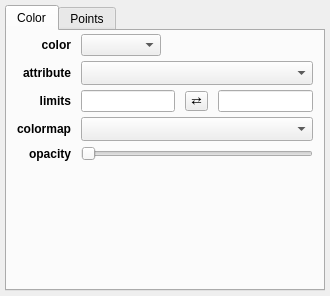
<?xml version="1.0" encoding="UTF-8"?>
<ui version="4.0">
 <class>Form</class>
 <widget class="QWidget" name="Form">
  <property name="geometry">
   <rect>
    <x>0</x>
    <y>0</y>
    <width>330</width>
    <height>296</height>
   </rect>
  </property>
  <property name="windowTitle">
   <string>Form</string>
  </property>
  <layout class="QGridLayout" name="gridLayout">
   <property name="leftMargin">
    <number>5</number>
   </property>
   <property name="topMargin">
    <number>5</number>
   </property>
   <property name="rightMargin">
    <number>5</number>
   </property>
   <property name="bottomMargin">
    <number>5</number>
   </property>
   <item row="0" column="1">
    <widget class="QTabWidget" name="tab_widget">
     <property name="currentIndex">
      <number>0</number>
     </property>
     <property name="elideMode">
      <enum>Qt::ElideNone</enum>
     </property>
     <widget class="QWidget" name="tab_4">
      <attribute name="title">
       <string>Color</string>
      </attribute>
      <layout class="QGridLayout" name="gridLayout_5">
       <property name="leftMargin">
        <number>10</number>
       </property>
       <property name="topMargin">
        <number>3</number>
       </property>
       <property name="rightMargin">
        <number>10</number>
       </property>
       <property name="bottomMargin">
        <number>3</number>
       </property>
       <property name="horizontalSpacing">
        <number>10</number>
       </property>
       <property name="verticalSpacing">
        <number>5</number>
       </property>
       <item row="5" column="1" colspan="3">
        <widget class="QSlider" name="value_alpha">
         <property name="maximum">
          <number>100</number>
         </property>
         <property name="orientation">
          <enum>Qt::Horizontal</enum>
         </property>
        </widget>
       </item>
       <item row="5" column="0">
        <widget class="QLabel" name="label_7">
         <property name="font">
          <font>
           <weight>75</weight>
           <bold>true</bold>
          </font>
         </property>
         <property name="text">
          <string>opacity</string>
         </property>
         <property name="alignment">
          <set>Qt::AlignRight|Qt::AlignTrailing|Qt::AlignVCenter</set>
         </property>
        </widget>
       </item>
       <item row="3" column="1">
        <widget class="QLineEdit" name="valuetext_cmap_vmin"/>
       </item>
       <item row="6" column="1" colspan="3">
        <spacer name="horizontalSpacer_5">
         <property name="orientation">
          <enum>Qt::Horizontal</enum>
         </property>
         <property name="sizeHint" stdset="0">
          <size>
           <width>40</width>
           <height>1</height>
          </size>
         </property>
        </spacer>
       </item>
       <item row="0" column="3">
        <widget class="QColorBox" name="color_color">
         <property name="sizePolicy">
          <sizepolicy hsizetype="Preferred" vsizetype="Minimum">
           <horstretch>0</horstretch>
           <verstretch>0</verstretch>
          </sizepolicy>
         </property>
         <property name="text">
          <string/>
         </property>
        </widget>
       </item>
       <item row="3" column="3">
        <widget class="QLineEdit" name="valuetext_cmap_vmax"/>
       </item>
       <item row="6" column="0">
        <spacer name="verticalSpacer_2">
         <property name="orientation">
          <enum>Qt::Vertical</enum>
         </property>
         <property name="sizeHint" stdset="0">
          <size>
           <width>20</width>
           <height>40</height>
          </size>
         </property>
        </spacer>
       </item>
       <item row="2" column="1" colspan="3">
        <widget class="QComboBox" name="combosel_cmap_att">
         <property name="sizeAdjustPolicy">
          <enum>QComboBox::AdjustToMinimumContentsLengthWithIcon</enum>
         </property>
        </widget>
       </item>
       <item row="0" column="1">
        <widget class="QComboBox" name="combosel_cmap_mode">
         <property name="maximumSize">
          <size>
           <width>80</width>
           <height>16777215</height>
          </size>
         </property>
        </widget>
       </item>
       <item row="3" column="2">
        <widget class="QToolButton" name="button_flip_cmap">
         <property name="styleSheet">
          <string notr="true">padding: 0px</string>
         </property>
         <property name="text">
          <string>⇄</string>
         </property>
        </widget>
       </item>
       <item row="0" column="0">
        <widget class="QLabel" name="label_10">
         <property name="font">
          <font>
           <weight>75</weight>
           <bold>true</bold>
          </font>
         </property>
         <property name="text">
          <string>color</string>
         </property>
         <property name="alignment">
          <set>Qt::AlignRight|Qt::AlignTrailing|Qt::AlignVCenter</set>
         </property>
        </widget>
       </item>
       <item row="3" column="0">
        <widget class="QLabel" name="label_cmap_limits">
         <property name="font">
          <font>
           <weight>75</weight>
           <bold>true</bold>
          </font>
         </property>
         <property name="text">
          <string>limits</string>
         </property>
         <property name="alignment">
          <set>Qt::AlignRight|Qt::AlignTrailing|Qt::AlignVCenter</set>
         </property>
        </widget>
       </item>
       <item row="4" column="0">
        <widget class="QLabel" name="label_colormap">
         <property name="font">
          <font>
           <weight>75</weight>
           <bold>true</bold>
          </font>
         </property>
         <property name="text">
          <string>colormap</string>
         </property>
         <property name="alignment">
          <set>Qt::AlignRight|Qt::AlignTrailing|Qt::AlignVCenter</set>
         </property>
        </widget>
       </item>
       <item row="2" column="0">
        <widget class="QLabel" name="label_cmap_attribute">
         <property name="font">
          <font>
           <weight>75</weight>
           <bold>true</bold>
          </font>
         </property>
         <property name="text">
          <string>attribute</string>
         </property>
         <property name="alignment">
          <set>Qt::AlignRight|Qt::AlignTrailing|Qt::AlignVCenter</set>
         </property>
        </widget>
       </item>
       <item row="4" column="1" colspan="3">
        <widget class="QColormapCombo" name="combodata_cmap">
         <property name="sizePolicy">
          <sizepolicy hsizetype="Expanding" vsizetype="Fixed">
           <horstretch>0</horstretch>
           <verstretch>0</verstretch>
          </sizepolicy>
         </property>
         <property name="sizeAdjustPolicy">
          <enum>QComboBox::AdjustToMinimumContentsLengthWithIcon</enum>
         </property>
        </widget>
       </item>
      </layout>
     </widget>
     <widget class="QWidget" name="tab_2">
      <attribute name="title">
       <string>Points</string>
      </attribute>
      <layout class="QGridLayout" name="gridLayout_4">
       <property name="leftMargin">
        <number>10</number>
       </property>
       <property name="topMargin">
        <number>3</number>
       </property>
       <property name="rightMargin">
        <number>10</number>
       </property>
       <property name="bottomMargin">
        <number>3</number>
       </property>
       <property name="horizontalSpacing">
        <number>10</number>
       </property>
       <property name="verticalSpacing">
        <number>5</number>
       </property>
       <item row="7" column="1" colspan="3">
        <widget class="QComboBox" name="combosel_stretch">
         <property name="maximumSize">
          <size>
           <width>120</width>
           <height>16777215</height>
          </size>
         </property>
         <property name="sizeAdjustPolicy">
          <enum>QComboBox::AdjustToMinimumContentsLengthWithIcon</enum>
         </property>
        </widget>
       </item>
       <item row="0" column="0">
        <widget class="QLabel" name="label">
         <property name="font">
          <font>
           <weight>75</weight>
           <bold>true</bold>
          </font>
         </property>
         <property name="text">
          <string>show</string>
         </property>
         <property name="alignment">
          <set>Qt::AlignRight|Qt::AlignTrailing|Qt::AlignVCenter</set>
         </property>
        </widget>
       </item>
       <item row="5" column="0">
        <widget class="QLabel" name="label_size_limits">
         <property name="font">
          <font>
           <weight>75</weight>
           <bold>true</bold>
          </font>
         </property>
         <property name="layoutDirection">
          <enum>Qt::LeftToRight</enum>
         </property>
         <property name="text">
          <string>limits</string>
         </property>
         <property name="alignment">
          <set>Qt::AlignRight|Qt::AlignTrailing|Qt::AlignVCenter</set>
         </property>
        </widget>
       </item>
       <item row="5" column="2">
        <widget class="QToolButton" name="button_flip_size">
         <property name="styleSheet">
          <string notr="true">padding: 0px</string>
         </property>
         <property name="text">
          <string>⇄</string>
         </property>
        </widget>
       </item>
       <item row="8" column="0">
        <widget class="QLabel" name="label_dpi">
         <property name="font">
          <font>
           <weight>75</weight>
           <bold>true</bold>
          </font>
         </property>
         <property name="text">
          <string>dpi</string>
         </property>
         <property name="alignment">
          <set>Qt::AlignRight|Qt::AlignTrailing|Qt::AlignVCenter</set>
         </property>
        </widget>
       </item>
       <item row="5" column="1">
        <widget class="QLineEdit" name="valuetext_size_vmin"/>
       </item>
       <item row="4" column="0">
        <widget class="QLabel" name="label_size_attribute">
         <property name="font">
          <font>
           <weight>75</weight>
           <bold>true</bold>
          </font>
         </property>
         <property name="layoutDirection">
          <enum>Qt::LeftToRight</enum>
         </property>
         <property name="text">
          <string>attribute</string>
         </property>
         <property name="alignment">
          <set>Qt::AlignRight|Qt::AlignTrailing|Qt::AlignVCenter</set>
         </property>
        </widget>
       </item>
       <item row="6" column="0">
        <widget class="QLabel" name="label_size_scaling">
         <property name="font">
          <font>
           <weight>75</weight>
           <bold>true</bold>
          </font>
         </property>
         <property name="layoutDirection">
          <enum>Qt::LeftToRight</enum>
         </property>
         <property name="text">
          <string>scaling</string>
         </property>
         <property name="alignment">
          <set>Qt::AlignRight|Qt::AlignTrailing|Qt::AlignVCenter</set>
         </property>
        </widget>
       </item>
       <item row="2" column="0">
        <widget class="QLabel" name="label_size_mode">
         <property name="font">
          <font>
           <weight>75</weight>
           <bold>true</bold>
          </font>
         </property>
         <property name="layoutDirection">
          <enum>Qt::LeftToRight</enum>
         </property>
         <property name="text">
          <string>size</string>
         </property>
         <property name="alignment">
          <set>Qt::AlignRight|Qt::AlignTrailing|Qt::AlignVCenter</set>
         </property>
        </widget>
       </item>
       <item row="10" column="1" colspan="3">
        <spacer name="horizontalSpacer_4">
         <property name="orientation">
          <enum>Qt::Horizontal</enum>
         </property>
         <property name="sizeHint" stdset="0">
          <size>
           <width>40</width>
           <height>1</height>
          </size>
         </property>
        </spacer>
       </item>
       <item row="5" column="3">
        <widget class="QLineEdit" name="valuetext_size_vmax"/>
       </item>
       <item row="10" column="0">
        <spacer name="verticalSpacer">
         <property name="orientation">
          <enum>Qt::Vertical</enum>
         </property>
         <property name="sizeHint" stdset="0">
          <size>
           <width>20</width>
           <height>40</height>
          </size>
         </property>
        </spacer>
       </item>
       <item row="6" column="1" colspan="3">
        <widget class="QSlider" name="value_size_scaling">
         <property name="maximum">
          <number>100</number>
         </property>
         <property name="value">
          <number>50</number>
         </property>
         <property name="orientation">
          <enum>Qt::Horizontal</enum>
         </property>
        </widget>
       </item>
       <item row="2" column="1">
        <widget class="QComboBox" name="combosel_size_mode">
         <property name="sizePolicy">
          <sizepolicy hsizetype="Minimum" vsizetype="Fixed">
           <horstretch>0</horstretch>
           <verstretch>0</verstretch>
          </sizepolicy>
         </property>
         <property name="maximumSize">
          <size>
           <width>80</width>
           <height>16777215</height>
          </size>
         </property>
        </widget>
       </item>
       <item row="1" column="0">
        <widget class="QLabel" name="label_14">
         <property name="font">
          <font>
           <weight>75</weight>
           <bold>true</bold>
          </font>
         </property>
         <property name="text">
          <string>type</string>
         </property>
         <property name="alignment">
          <set>Qt::AlignRight|Qt::AlignTrailing|Qt::AlignVCenter</set>
         </property>
        </widget>
       </item>
       <item row="2" column="3">
        <widget class="QSpinBox" name="value_size"/>
       </item>
       <item row="4" column="1" colspan="3">
        <widget class="QComboBox" name="combosel_size_att">
         <property name="sizeAdjustPolicy">
          <enum>QComboBox::AdjustToMinimumContentsLengthWithIcon</enum>
         </property>
        </widget>
       </item>
       <item row="0" column="1" colspan="3">
        <widget class="QCheckBox" name="bool_markers_visible">
         <property name="text">
          <string/>
         </property>
        </widget>
       </item>
       <item row="7" column="0">
        <widget class="QLabel" name="label_stretch">
         <property name="font">
          <font>
           <weight>75</weight>
           <bold>true</bold>
          </font>
         </property>
         <property name="text">
          <string>stretch</string>
         </property>
         <property name="alignment">
          <set>Qt::AlignRight|Qt::AlignTrailing|Qt::AlignVCenter</set>
         </property>
        </widget>
       </item>
       <item row="8" column="1" colspan="3">
        <widget class="QSlider" name="value_dpi">
         <property name="orientation">
          <enum>Qt::Horizontal</enum>
         </property>
        </widget>
       </item>
       <item row="1" column="1" colspan="3">
        <widget class="QComboBox" name="combosel_points_mode">
         <property name="maximumSize">
          <size>
           <width>16777215</width>
           <height>16777215</height>
          </size>
         </property>
         <property name="sizeAdjustPolicy">
          <enum>QComboBox::AdjustToMinimumContentsLengthWithIcon</enum>
         </property>
        </widget>
       </item>
       <item row="9" column="0">
        <widget class="QLabel" name="label_contrast">
         <property name="font">
          <font>
           <weight>75</weight>
           <bold>true</bold>
          </font>
         </property>
         <property name="text">
          <string>contrast</string>
         </property>
         <property name="alignment">
          <set>Qt::AlignRight|Qt::AlignTrailing|Qt::AlignVCenter</set>
         </property>
        </widget>
       </item>
       <item row="9" column="1" colspan="3">
        <widget class="QSlider" name="value_density_contrast">
         <property name="orientation">
          <enum>Qt::Horizontal</enum>
         </property>
        </widget>
       </item>
       <item row="3" column="0">
        <widget class="QLabel" name="label_fill">
         <property name="font">
          <font>
           <weight>75</weight>
           <bold>true</bold>
          </font>
         </property>
         <property name="text">
          <string>fill</string>
         </property>
         <property name="alignment">
          <set>Qt::AlignRight|Qt::AlignTrailing|Qt::AlignVCenter</set>
         </property>
        </widget>
       </item>
       <item row="3" column="1" colspan="3">
        <widget class="QCheckBox" name="bool_fill">
         <property name="text">
          <string/>
         </property>
        </widget>
       </item>
      </layout>
     </widget>
    </widget>
   </item>
  </layout>
 </widget>
 <customwidgets>
  <customwidget>
   <class>QColorBox</class>
   <extends>QLabel</extends>
   <header>glue.utils.qt.colors</header>
  </customwidget>
  <customwidget>
   <class>QColormapCombo</class>
   <extends>QComboBox</extends>
   <header>glue.utils.qt.colors</header>
  </customwidget>
 </customwidgets>
 <resources/>
 <connections/>
</ui>
